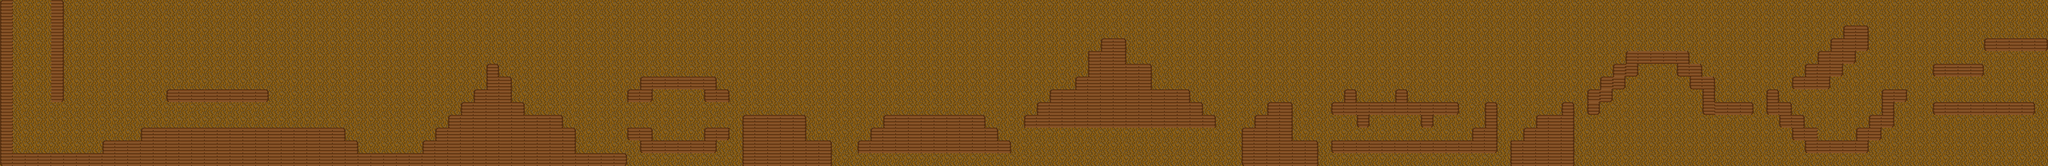

A 2D game scene composited from a Tiled map and its tileset images. What follows is a short description and the map's XML, with each tile layer's data collapsed to a summary:
An orthogonal 160x13 tile map with 16x16 px tiles, 2 tile layers (Tile Layer 1, Graphic), 2 tilesets.

<map version="1.4" tiledversion="1.4.3" orientation="orthogonal" renderorder="right-down" width="160" height="13" tilewidth="16" tileheight="16" infinite="0" nextlayerid="4" nextobjectid="1">
 <tileset firstgid="1" source="ff.tsx" />
 <tileset firstgid="17" source="Text.tsx" />
 <layer id="1" name="Tile Layer 1" width="160" height="13">
  <data>[2080 cells, 2080 non-empty, 1 distinct tile ids]</data>
 </layer>
 <layer id="3" name="Graphic" width="160" height="13">
  <data>[2080 cells, 426 non-empty, 15 distinct tile ids]</data>
 </layer>
</map>